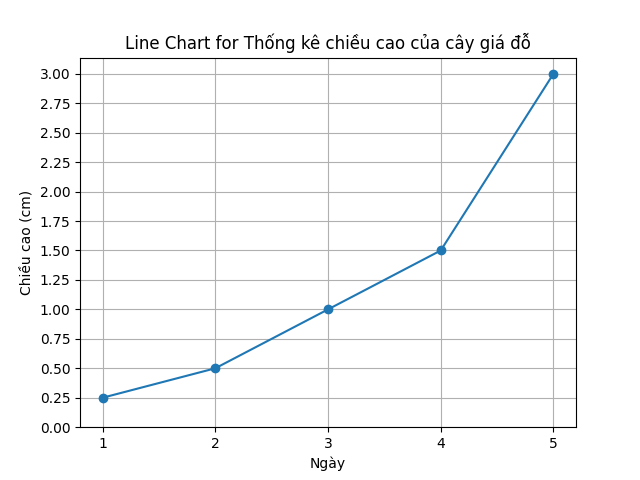

This chart was generated by the following Python code:
import pandas as pd
import matplotlib.pyplot as plt
import numpy as np

file_path = './Lop7/Thong ke/Data lop 7.xlsx'

# Load the Excel file
excel_data = pd.ExcelFile(file_path)

# Select the appropriate sheet by its name or index
sheet_name = excel_data.sheet_names[4]

# Read the sheet into a DataFrame without assuming a header
df = pd.read_excel(file_path, sheet_name=sheet_name, header=None)

sheet_name = df.iloc[0, 0]
df = df.drop([0]).reset_index(drop=True)

# Ensure the DataFrame has at least two rows and multiple columns
if df.shape[0] < 2 or df.shape[1] < 2:
    print("The data does not have enough rows or columns.")
else:
    # Extract labels and values from the first and second rows respectively
    labels = df.iloc[0, 1:]  # Skip the first column which is just a label
    values = df.iloc[1, 1:].apply(lambda x: float(str(x).replace(',', '.')))  # Convert to float, handling comma decimal

    # Create the line chart
    plt.figure()
    plt.plot(labels, values, marker='o')
    plt.title(f'Line Chart for {sheet_name}')
    plt.xlabel(df.iloc[0, 0])  # Label for x-axis from first row first column
    plt.ylabel(df.iloc[1, 0])  # Label for y-axis from second row first column
     # Set x-axis and y-axis ticks
    plt.xticks(np.arange(min(labels), max(labels) + 1, 1.0))  # x-axis with integer steps
    plt.yticks(np.arange(0, max(values) + 0.25, 0.25))  # y-axis with steps of 0.25
    plt.grid(True)
    plt.show()
